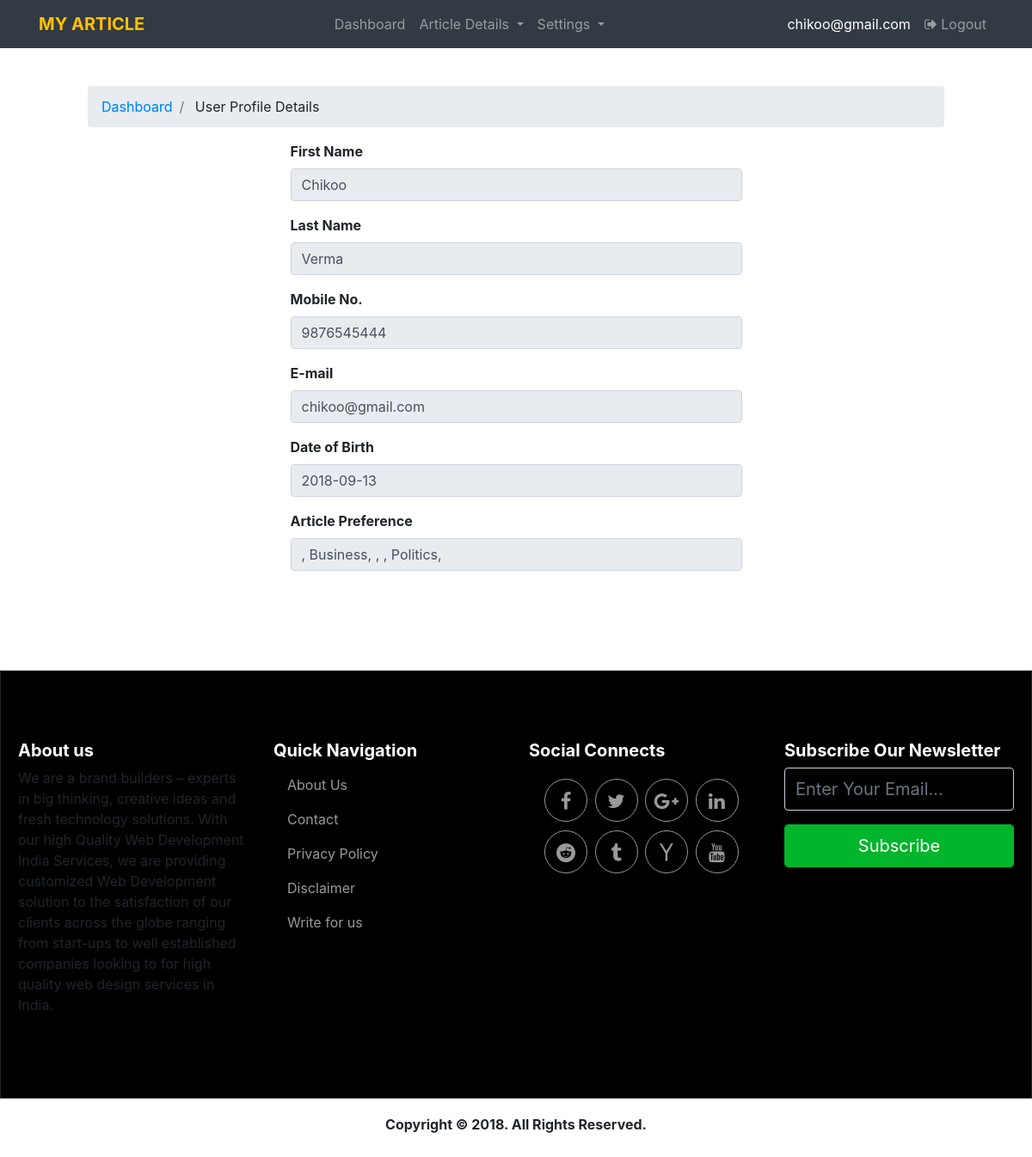
Page /user-profile.php (signed in) on the committed database.
### tables this page shows
CREATE TABLE `register` (
  `firstname` varchar(20) NOT NULL,
  `lastname` varchar(20) NOT NULL,
  `phone` varchar(10) NOT NULL,
  `email` varchar(20) NOT NULL,
  `dob` varchar(20) NOT NULL,
  `password` varchar(20) NOT NULL,
  `category` varchar(500) NOT NULL
);

### user-profile.php (the view, shortened to what this page needs)
<?php
include('user-header.php');
$user = $_SESSION['uname'];
?>
<!DOCTYPE html>
<html>
<head>
</head>
<body>
	<div class="container-fluid" style="padding: 100px 0px;">
		<div class="container-fluid" style="padding: 0 102px;">
			<ul class="breadcrumb">
				<li class="breadcrumb-item">
					<a href="user-dashboard.php">Dashboard </a>
				</li>
				<li class="breadcrumb-item">
					<a class="active">User Profile Details </a>
				</li>
			</ul>
		</div>
<?php
	$myquery = "select * from register where email='$user'";
	$mydata = mysqli_query($con, $myquery);
	$myrow = mysqli_fetch_assoc($mydata);
?>
		<div class="container">
			<div class="col-md-6 m-auto">
			<form class="form-horizontal" action="" method="post">
				<label> First Name </label>
					<div class="form-group">
						<input type="text" class="form-control" name="firstname" disabled="true" value="<?php echo $myrow['firstname']; ?>">
					</div>
					<label> Last Name </label>
					<div class="form-group">
						<input type="text" class="form-control" name="lastname" disabled="true" value="<?php echo $myrow['lastname']; ?>">
					</div>
					<label> Mobile No. </label>
					<div class="form-group">
						<input type="phone" class="form-control" name="firstname" disabled="true" value="<?php echo $myrow['phone']; ?>">
					</div>
					<label> E-mail </label>
					<div class="form-group">
						<input type="text" class="form-control" name="email" disabled="true" value="<?php echo $myrow['email']; ?>">
					</div>
					<label> Date of Birth </label>
					<div class="form-group">
						<input type="text" class="form-control" name="firstname" disabled="true" value="<?php echo $myrow['dob']; ?>">
					</div>
					<label> Article Preference </label>
					<div class="form-group">
						<input type="text" class="form-control" name="firstname" disabled="true" value="<?php echo $myrow['category']; ?>">
					</div>
				</form>
			</div>
		</div>
	</div>
<?php
	include('footer.php');
?>
</body>
</html>
</body>
</html>

### css/userstyle.css (style rules this page uses)
label { font-weight: bold; }

### css/newstyle.css (style rules this page uses)
::placeholder { color: #fff; }

### rows in the picture
register: firstname "Chikoo", lastname "Verma", firstname "9876545444", email "chikoo@gmail.com", firstname "2018-09-13", firstname ", Business, , , Politics,"

### other values in the picture
$session "chikoo@gmail.com"
